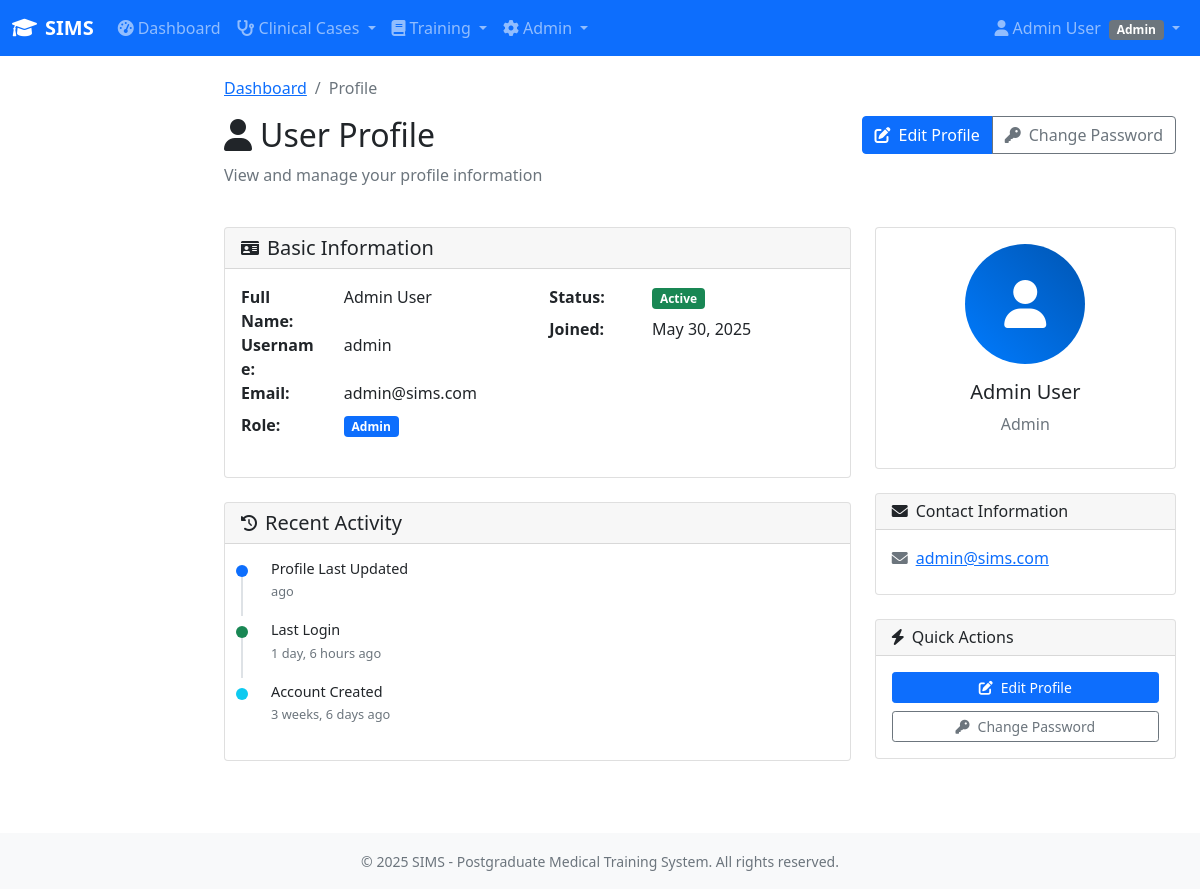
/users/profile/ (signed in), run on an earlier commit of the app's database.
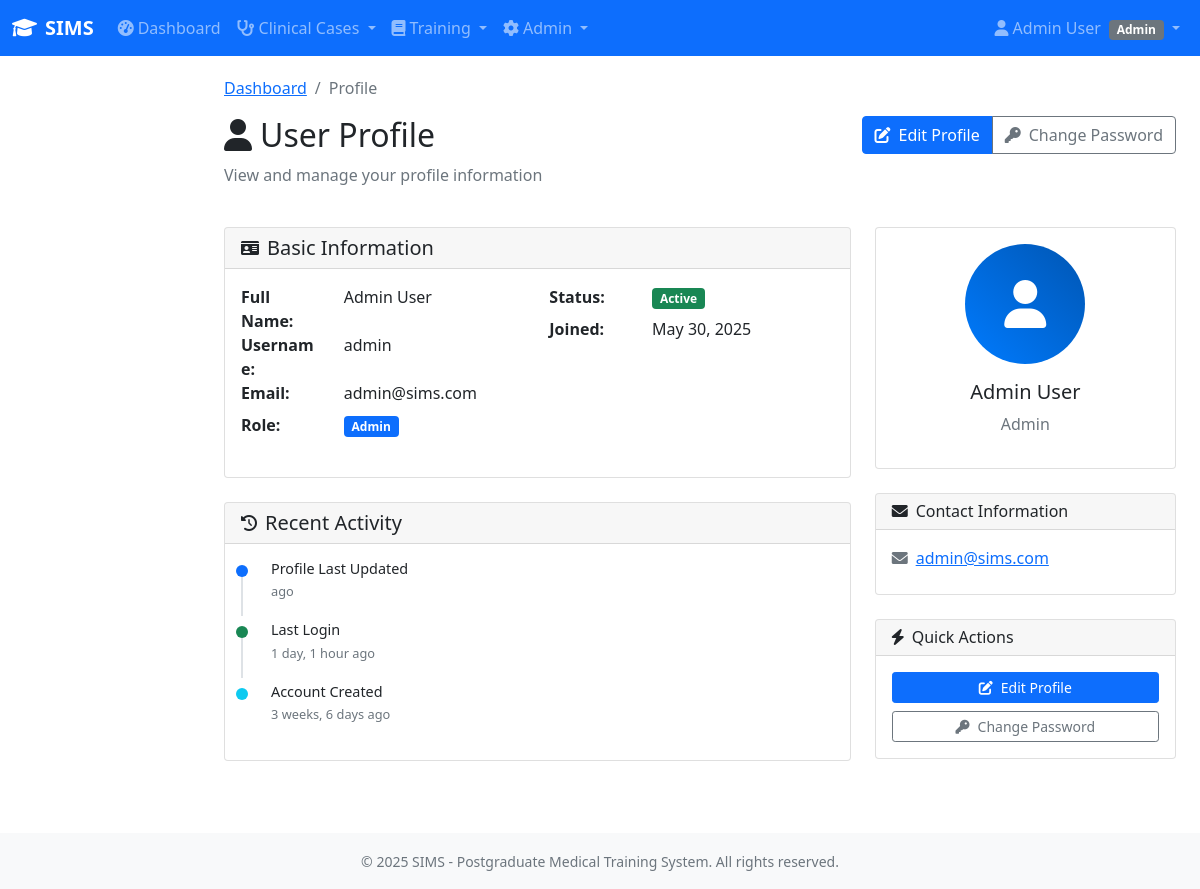
And on a later commit of the database.
### sims/users/models.py (models this page shows, shortened)
class User(AbstractUser):
    role = models.CharField(
        max_length=20,
        choices=USER_ROLES,
        help_text="User role determines access permissions in SIMS"
    )
    specialty = models.CharField(
        max_length=100,
        choices=SPECIALTY_CHOICES,
        blank=True,
        null=True,
        help_text="Medical specialty (required for PGs and Supervisors)"
    )
    year = models.CharField(
        max_length=10,
        choices=YEAR_CHOICES,
        blank=True,
        null=True,
        help_text="Training year (required for PGs)"
    )
    supervisor = models.ForeignKey(
        'self',
        on_delete=models.SET_NULL,
        null=True,
        blank=True,
        related_name='assigned_pgs',
        limit_choices_to={'role': 'supervisor'},
        help_text="Assigned supervisor (required for PGs)"
    )
    registration_number = models.CharField(
        max_length=50,
        blank=True,
        null=True,
        help_text="Medical council registration number"
    )
    phone_number = models.CharField(
        max_length=15,
        blank=True,
        null=True,
        help_text="Contact phone number"
    )
    created_by = models.ForeignKey(
        'self',
        on_delete=models.SET_NULL,
        null=True,
        blank=True,
        related_name='users_created',
        help_text="Admin who created this user account"
    )
    modified_by = models.ForeignKey(
        'self',
        on_delete=models.SET_NULL,
        null=True,
        blank=True,
        related_name='users_modified',
        help_text="Last admin to modify this user account"
    )
    last_login_ip = models.GenericIPAddressField(
        null=True,
        blank=True,
        help_text="IP address of last login"
    )
    is_archived = models.BooleanField(
        default=False,
        help_text="Mark as archived instead of deleting"
    )
    archived_date = models.DateTimeField(
        null=True,
        blank=True,
        help_text="Date when user was archived"
    )
    class Meta:
        verbose_name = "SIMS User"
        verbose_name_plural = "SIMS Users"
        ordering = ['role', 'last_name', 'first_name']
        indexes = [
            models.Index(fields=['role']),
            models.Index(fields=['specialty']),
            models.Index(fields=['supervisor']),
            models.Index(fields=['is_active']),
        ]

### sims/users/views.py (the view)
# urls.py: path('profile/', views.ProfileView.as_view(), name='profile'),
class ProfileView(LoginRequiredMixin, DetailView):
    model = User
    template_name = 'users/profile.html'
    context_object_name = 'profile_user'
    def get_object(self):
        return self.request.user

### sims/context_processors.py (called while the page is built, shortened)
def admin_stats_context(request):
    if not request.path.startswith('/admin/'):
        return {}

### templates/users/profile.html (shortened to what the changed rows need)
{% extends 'base/base.html' %}
{% load crispy_forms_tags %}
{% block page_header %}
<div class="d-flex justify-content-between align-items-start mb-4">
    <div>
        <h2>
            <i class="fas fa-user me-2"></i>User Profile
        </h2>
    </div>
</div>
{% endblock %}
{% block content %}
<div class="row">
    <div class="col-lg-8">
        <div class="card mb-4">
            <div class="card-body">
                <div class="row">
                    <div class="col-md-6">
                        <dl class="row">
                            <dt class="col-sm-4">Full Name:</dt>
                            <dd class="col-sm-8">{{ profile_user.get_full_name|default:"Not provided" }}</dd>
                            <dt class="col-sm-4">Username:</dt>
                            <dd class="col-sm-8">{{ profile_user.username }}</dd>
                            <dt class="col-sm-4">Email:</dt>
                            <dd class="col-sm-8">{{ profile_user.email|default:"Not provided" }}</dd>
                            <dt class="col-sm-4">Role:</dt>
                            <dd class="col-sm-8">
                                <span class="badge bg-primary">{{ profile_user.get_role_display }}</span>
                            </dd>
                        </dl>
                    </div>
                    <div class="col-md-6">
                        <dl class="row">
                            <dt class="col-sm-4">Status:</dt>
                            <dd class="col-sm-8">
                                {% if profile_user.is_active %}
                                    <span class="badge bg-success">Active</span>
                                {% else %}
                                    <span class="badge bg-danger">Inactive</span>
                                {% endif %}
                            </dd>
                            <dt class="col-sm-4">Joined:</dt>
                            <dd class="col-sm-8">{{ profile_user.date_joined|date:"F d, Y" }}</dd>
                        </dl>
                    </div>
                </div>
            </div>
        </div>
        <div class="card mb-4">
            <div class="card-body">
                <div class="timeline">
                    <div class="timeline-item">
                        <div class="timeline-content">
                            <h6 class="timeline-title">Last Login</h6>
                            <p class="timeline-description text-muted">
                                {% if profile_user.last_login %}
                                    {{ profile_user.last_login|timesince }} ago
                                {% else %}
                                    Never logged in
                                {% endif %}
                            </p>
                        </div>
                    </div>
                    <div class="timeline-item">
                        <div class="timeline-content">
                            <h6 class="timeline-title">Account Created</h6>
                            <p class="timeline-description text-muted">
                                {{ profile_user.date_joined|timesince }} ago
                            </p>
                        </div>
                    </div>
                </div>
            </div>
        </div>
    </div>
    <div class="col-lg-4">
        <div class="card mb-4">
            <div class="card-body text-center">
                {% if profile_user.profile.profile_picture %}
                    <img src="{{ profile_user.profile.profile_picture.url }}"
                         alt="Profile Picture"
                         class="rounded-circle mb-3"
                         style="width: 120px; height: 120px; object-fit: cover;">
                {% else %}
                    <div class="bg-gradient-primary rounded-circle mx-auto mb-3 d-flex align-items-center justify-content-center"
                         style="width: 120px; height: 120px;">
                        <i class="fas fa-user fa-3x text-white"></i>
                    </div>
                {% endif %}
                <h5 class="card-title">{{ profile_user.get_full_name|default:profile_user.username }}</h5>
                <p class="text-muted">{{ profile_user.get_role_display }}</p>
            </div>
        </div>
        <div class="card mb-4">
            <div class="card-body">
                {% if profile_user.email %}
                <div class="d-flex align-items-center mb-2">
                    <i class="fas fa-envelope text-muted me-2"></i>
                    <a href="mailto:{{ profile_user.email }}">{{ profile_user.email }}</a>
                </div>
                {% endif %}
            </div>
        </div>
    </div>
</div>
{% endblock %}

### templates/base/base.html (shortened to what this page needs)
<!DOCTYPE html>
<html lang="en">
<head>
    <link href="https://cdn.jsdelivr.net/npm/bootstrap@5.1.3/dist/css/bootstrap.min.css" rel="stylesheet">
    <link href="https://cdnjs.cloudflare.com/ajax/libs/font-awesome/6.0.0/css/all.min.css" rel="stylesheet">
    <link href="https://cdn.jsdelivr.net/npm/select2@4.1.0-rc.0/dist/css/select2.min.css" rel="stylesheet">
    <link href="https://cdn.jsdelivr.net/npm/select2-bootstrap-5-theme@1.3.0/dist/select2-bootstrap-5-theme.min.css" rel="stylesheet">
</head>
<body>
    <nav class="navbar navbar-expand-lg navbar-dark bg-primary">
        <div class="container-fluid">
            <a class="navbar-brand" href="{% url 'home' %}">
                <i class="fas fa-graduation-cap me-2"></i>SIMS
            </a>
            <div class="collapse navbar-collapse" id="navbarNav">
                <ul class="navbar-nav me-auto">
                    {% if user.is_authenticated %}
                        <li class="nav-item">
                            <a class="nav-link" href="{% url 'users:dashboard' %}">
                                <i class="fas fa-tachometer-alt me-1"></i>Dashboard
                            </a>
                        </li>
                        {% if user.role == 'pg' or user.role == 'supervisor' or user.role == 'admin' %}
                        <li class="nav-item dropdown">
                            <a class="nav-link dropdown-toggle" href="#" role="button" data-bs-toggle="dropdown">
                                <i class="fas fa-stethoscope me-1"></i>Clinical Cases
                            </a>
                        </li>
                        {% endif %}
                        <li class="nav-item dropdown">
                            <a class="nav-link dropdown-toggle" href="#" role="button" data-bs-toggle="dropdown">
                                <i class="fas fa-book me-1"></i>Training
                            </a>
                        </li>
                        {% if user.role == 'admin' %}
                        <li class="nav-item dropdown">
                            <a class="nav-link dropdown-toggle" href="#" role="button" data-bs-toggle="dropdown">
                                <i class="fas fa-cog me-1"></i>Admin
                            </a>
                        </li>
                        {% endif %}
                    {% endif %}
                </ul>
                <ul class="navbar-nav">
                    {% if user.is_authenticated %}
                        <li class="nav-item dropdown">
                            <a class="nav-link dropdown-toggle" href="#" role="button" data-bs-toggle="dropdown">
                                <i class="fas fa-user me-1"></i>{{ user.get_full_name|default:user.username }}
                                <span class="badge bg-secondary ms-1">{{ user.get_role_display }}</span>
                            </a>
                        </li>
                    {% else %}
                        <li class="nav-item">
                            <a class="nav-link" href="{% url 'users:login' %}">Login</a>
                        </li>
                    {% endif %}
                </ul>
            </div>
        </div>
    </nav>
    <div class="container-fluid">
        <div class="row">
            <main class="{% if not hide_sidebar %}col-md-9 ms-sm-auto col-lg-10 px-md-4{% else %}col-12{% endif %} main-content">
                {% block breadcrumb %}{% endblock %}
                {% block page_header %}{% endblock %}
                {% block content %}{% endblock %}
            </main>
        </div>
    </div>
    <footer class="bg-light text-center text-muted py-3 mt-5">
        <div class="container">
            <small>&copy; 2025 SIMS - Postgraduate Medical Training System. All rights reserved.</small>
        </div>
    </footer>
</body>
</html>

What changed in the data, as far as the page shows it:
changed User "Admin User": last_login "1 day, 6 hours" → "1 day, 1 hour"
